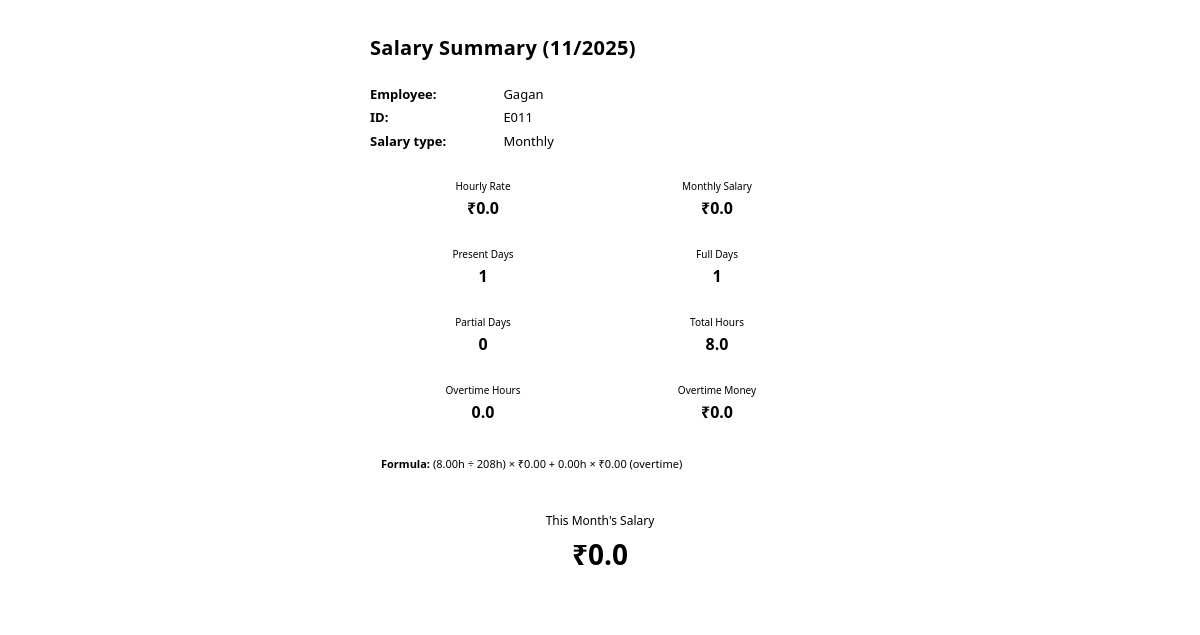
/my-salary/?E_id=E011, run on the app's committed database.
### locationapp/models.py (models this page shows, shortened)
class Employee(models.Model):
    user = models.OneToOneField(User, on_delete=models.CASCADE, null=True, blank=True)
    E_id = models.CharField(max_length=10, unique=True)
    E_name = models.CharField(max_length=100)
    latitude = models.FloatField(null=True, blank=True)
    longitude = models.FloatField(null=True, blank=True)
    SALARY_TYPE_CHOICES = [
        ('monthly', 'Monthly Fixed (Days-based)'),
        ('hourly', 'Hourly Rate (Hours-based)'),
    ]
    salary_type = models.CharField(
        max_length=10,
        choices=SALARY_TYPE_CHOICES,
        default='monthly',
        help_text="Select salary calculation method"
    )
    monthly_salary = models.DecimalField(
        max_digits=10,
        decimal_places=2,
        default=0.0,
        help_text="Fixed monthly salary (for 26 working days)"
    )
    hourly_rate = models.DecimalField(
        max_digits=10,
        decimal_places=2,
        default=0.0,
        help_text="Hourly rate in ₹"
    )
    standard_hours_per_day = models.IntegerField(
        default=8,
        help_text="Standard working hours per day (8 hours = 1 full day)"
    )
    overtime_rate_multiplier = models.DecimalField(
        max_digits=4,
        decimal_places=2,
        default=1.5,
        help_text="Overtime rate multiplier (1.5 = 150% of hourly rate)"
    )
    salary = models.DecimalField(max_digits=10, decimal_places=2, default=0.0)
    is_manager = models.BooleanField(default=False)
    is_checked_in = models.BooleanField(default=False)
    last_location_update = models.DateTimeField(null=True, blank=True)
    class Meta:
        permissions = [
            ('can_view_attendance', 'Can view attendance records'),
            ('can_edit_salary', 'Can edit employee salary'),
            ('can_add_employee', 'Can add new employees'),
            ('can_delete_employee', 'Can delete employees'),
            ('can_view_reports', 'Can view reports'),
            ('can_manipulate_salary', 'Can manipulate calculated salary'),
        ]

### locationapp/views.py (the view)
# urls.py: path("my-salary/", views.employee_salary_summary, name="employee_salary_summary"),
def employee_salary_summary(request):
    E_id = request.GET.get("E_id")
    if not E_id:
        return render(request, "employee_salary_dashboard.html", {"error": "No Employee ID provided."})
    try:
        emp = Employee.objects.get(E_id=E_id)
    except Employee.DoesNotExist:
        return render(request, "employee_salary_dashboard.html", {"error": "Invalid Employee ID."})
    today = date.today()
    month = today.month
    year = today.year
    attendances = Attendance.objects.filter(
        employee=emp, date__year=year, date__month=month, status="Present"
    )
    standard_hours = emp.standard_hours_per_day
    monthly_salary = float(emp.monthly_salary)
    hourly_rate = float(emp.hourly_rate)
    total_hours = sum(a.hours_worked() for a in attendances)
    full_days = sum(1 for a in attendances if a.hours_worked() >= standard_hours)
    partial_days = attendances.count() - full_days
    if emp.salary_type == 'monthly':
        daily_rate = monthly_salary / 26
        base_hours = sum(min(a.hours_worked(), standard_hours) for a in attendances)
        salary_for_days = (base_hours / (standard_hours * 26)) * monthly_salary
        overtime_hours = sum(max(a.hours_worked() - standard_hours, 0) for a in attendances)
        overtime_money = overtime_hours * hourly_rate * 1.5  # 1.5x multiplier
        salary_formula = (
            f"({base_hours:.2f}h ÷ {standard_hours*26}h) × ₹{monthly_salary:.2f}"
            f" + {overtime_hours:.2f}h × ₹{hourly_rate*1.5:.2f} (overtime)"
        )
        this_month_income = salary_for_days + overtime_money
    else:
        salary_for_days = total_hours * hourly_rate
        overtime_hours = 0
        overtime_money = 0
        salary_formula = f"{total_hours:.2f}h × ₹{hourly_rate:.2f}/hour"
        this_month_income = salary_for_days
    context = {
        "emp": emp,
        "month": month,
        "year": year,
        "salary_type": emp.salary_type,
        "full_days": full_days,
        "partial_days": partial_days,
        "total_days_present": attendances.count(),
        "total_hours": round(total_hours, 2),
        "salary_for_days": round(salary_for_days, 2),
        "overtime_hours": round(overtime_hours, 2),
        "overtime_money": round(overtime_money, 2),
        "hourly_rate": hourly_rate,
        "monthly_salary": monthly_salary,
        "salary_formula": salary_formula,
        "this_month_income": round(this_month_income, 2),
    }
    return render(request, "employee_salary_dashboard.html", context)

### locationapp/models.py (called while the page is built)
    def hours_worked(self):
        if self.manual_hours is not None:
            return float(self.manual_hours)
        if self.check_in_time and self.check_out_time:
            duration = self.check_out_time - self.check_in_time
            hours = duration.total_seconds() / 3600
            return round(hours, 2)
        if self.check_in_time and not self.check_out_time:
            return float(self.employee.standard_hours_per_day)
        return 0

### locationapp/templates/employee_salary_dashboard.html (shortened to what this page needs)
<!DOCTYPE html>
<html lang="en">
<head>
</head>
<body>
    <div class="salary-dashboard">
        <h2>Salary Summary ({{ month }}/{{ year }})</h2>
        {% if error %}
          <div class="error">{{ error }}</div>
        {% else %}
        <div class="summary">
            <span><strong>Employee:</strong></span> {{ emp.E_name }}<br>
            <span><strong>ID:</strong></span> {{ emp.E_id }}<br>
            <span><strong>Salary type:</strong></span> {{ salary_type|title }}<br>
        </div>
        <div class="kpi-grid">
            <div class="kpi">
                <div class="label">Hourly Rate</div>
                <div class="value">₹{{ hourly_rate }}</div>
            </div>
            <div class="kpi">
                <div class="label">Monthly Salary</div>
                <div class="value">₹{{ monthly_salary }}</div>
            </div>
            <div class="kpi">
                <div class="label">Present Days</div>
                <div class="value">{{ total_days_present }}</div>
            </div>
            <div class="kpi">
                <div class="label">Full Days</div>
                <div class="value">{{ full_days }}</div>
            </div>
            <div class="kpi">
                <div class="label">Partial Days</div>
                <div class="value">{{ partial_days }}</div>
            </div>
            <div class="kpi">
                <div class="label">Total Hours</div>
                <div class="value">{{ total_hours }}</div>
            </div>
            <div class="kpi">
                <div class="label">Overtime Hours</div>
                <div class="value">{{ overtime_hours }}</div>
            </div>
            <div class="kpi">
                <div class="label">Overtime Money</div>
                <div class="value">₹{{ overtime_money }}</div>
            </div>
        </div>
        <div class="formula">
            <strong>Formula:</strong> {{ salary_formula }}
        </div>
        <div class="salary-box">
            <div class="label">This Month's Salary</div>
            <div class="amount">₹{{ this_month_income }}</div>
        </div>
        {% endif %}
    </div>
</body>
</html>

### locationapp/templates/employee_salary_dashboard.html (style rules this page uses)
* { box-sizing: border-box; }
body { margin: 0; font-family: ui-sans-serif, system-ui, Roboto; background: radial-gradient(1200px 600px at 20% -10%, #1f2937 0%, var(--bg) 60%), radial-gradient(800px 500px at 110% 10%, #1f2937 0%, var(--bg) 50%), var(--bg); color: var(--text); padding: 16px; overflow-x: hidden; }
.salary-dashboard { background: linear-gradient(180deg, rgba(255,255,255,0.03), rgba(255,255,255,0)); border: 1px solid var(--border); border-radius: 14px; padding: 18px 20px; max-width: 500px; max-height: 90vh; margin: 0 auto; overflow-y: auto; }
.salary-dashboard h2 { font-size: 20px; margin: 0 0 14px 0; font-weight: 700; letter-spacing: 0.3px; color: var(--text); border-bottom: 2px solid var(--brand); padding-bottom: 8px; }
.salary-dashboard .summary { font-size: 13px; line-height: 1.8; color: var(--text); margin-bottom: 16px; }
.salary-dashboard .summary span { display: inline-block; min-width: 130px; color: var(--muted); }
.salary-dashboard .summary strong { color: var(--text); font-weight: 600; }
.salary-dashboard .kpi-grid { display: grid; grid-template-columns: repeat(2, 1fr); gap: 8px; margin: 14px 0; }
.salary-dashboard .kpi { background: var(--panel-2); border: 1px solid var(--border); border-radius: 10px; padding: 10px 8px; text-align: center; }
.salary-dashboard .kpi .label { font-size: 10px; color: var(--muted); margin-bottom: 4px; }
.salary-dashboard .kpi .value { font-size: 16px; font-weight: 700; color: var(--brand); }
.salary-dashboard .salary-box { background: var(--panel-2); border: 1px solid var(--border); padding: 16px; border-radius: 12px; margin-top: 16px; text-align: center; }
.salary-dashboard .salary-box .label { font-size: 12px; color: var(--muted); margin-bottom: 6px; }
.salary-dashboard .salary-box .amount { font-size: 28px; font-weight: 700; color: var(--accent); }
.salary-dashboard .formula { font-size: 11px; color: var(--muted); background: var(--panel-2); border-radius: 8px; margin: 14px 0; padding: 9px 11px; border: 1px solid var(--border); word-wrap: break-word; }
.salary-dashboard .formula strong { color: var(--text); }

### data on the page
Employee: E_name "Gagan", E_id "E011", salary_type "Monthly"

### other printed values
{{ hourly_rate }} "0.0"
{{ monthly_salary }} "0.0"
{{ total_days_present }} "1"
{{ full_days }} "1"
{{ partial_days }} "0"
{{ total_hours }} "8.0"
{{ overtime_hours }} "0.0"
{{ overtime_money }} "0.0"
{{ salary_formula }} "(8.00h ÷ 208h) × ₹0.00 + 0.00h × ₹0.00 (overtime)"
{{ this_month_income }} "0.0"
